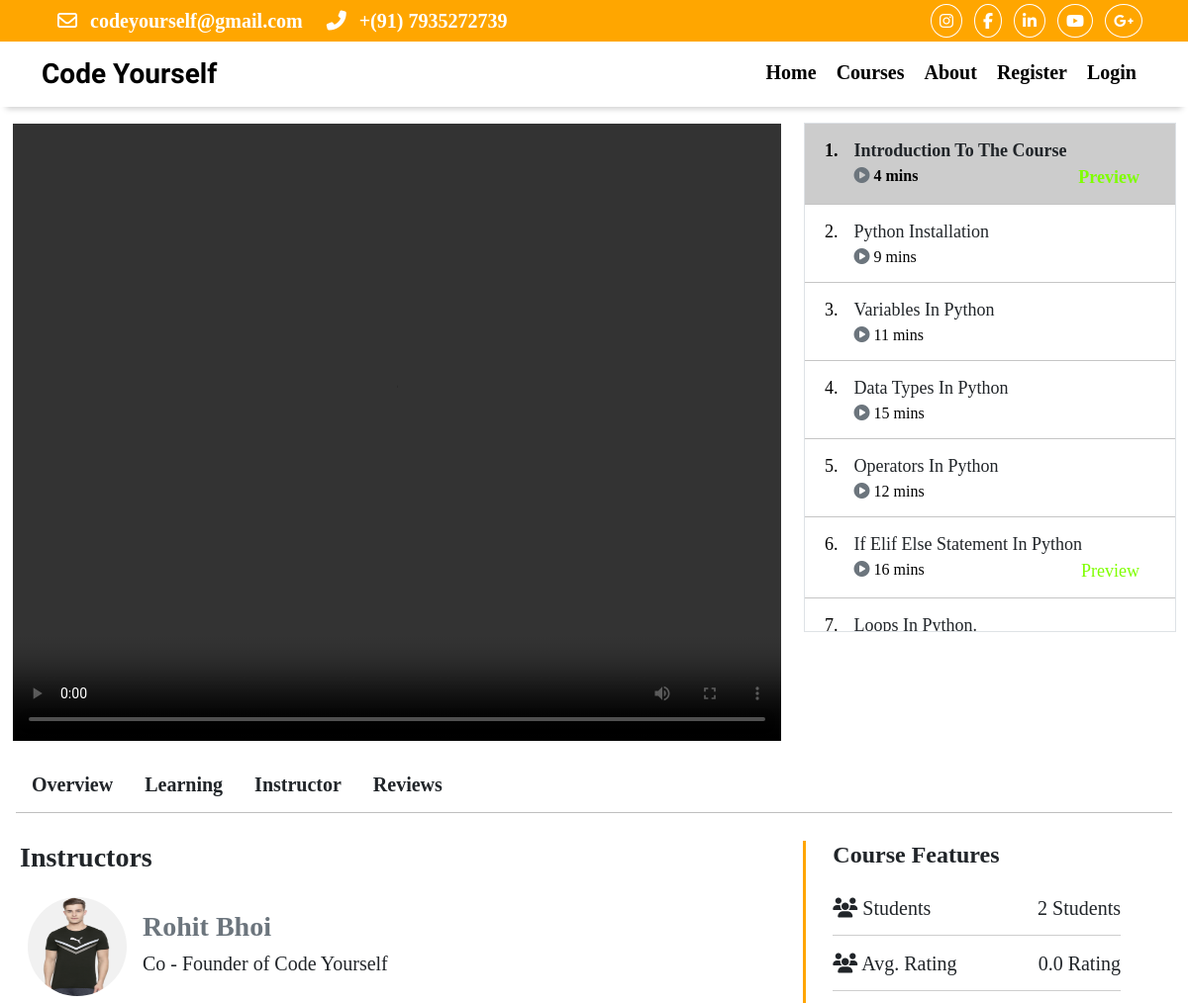
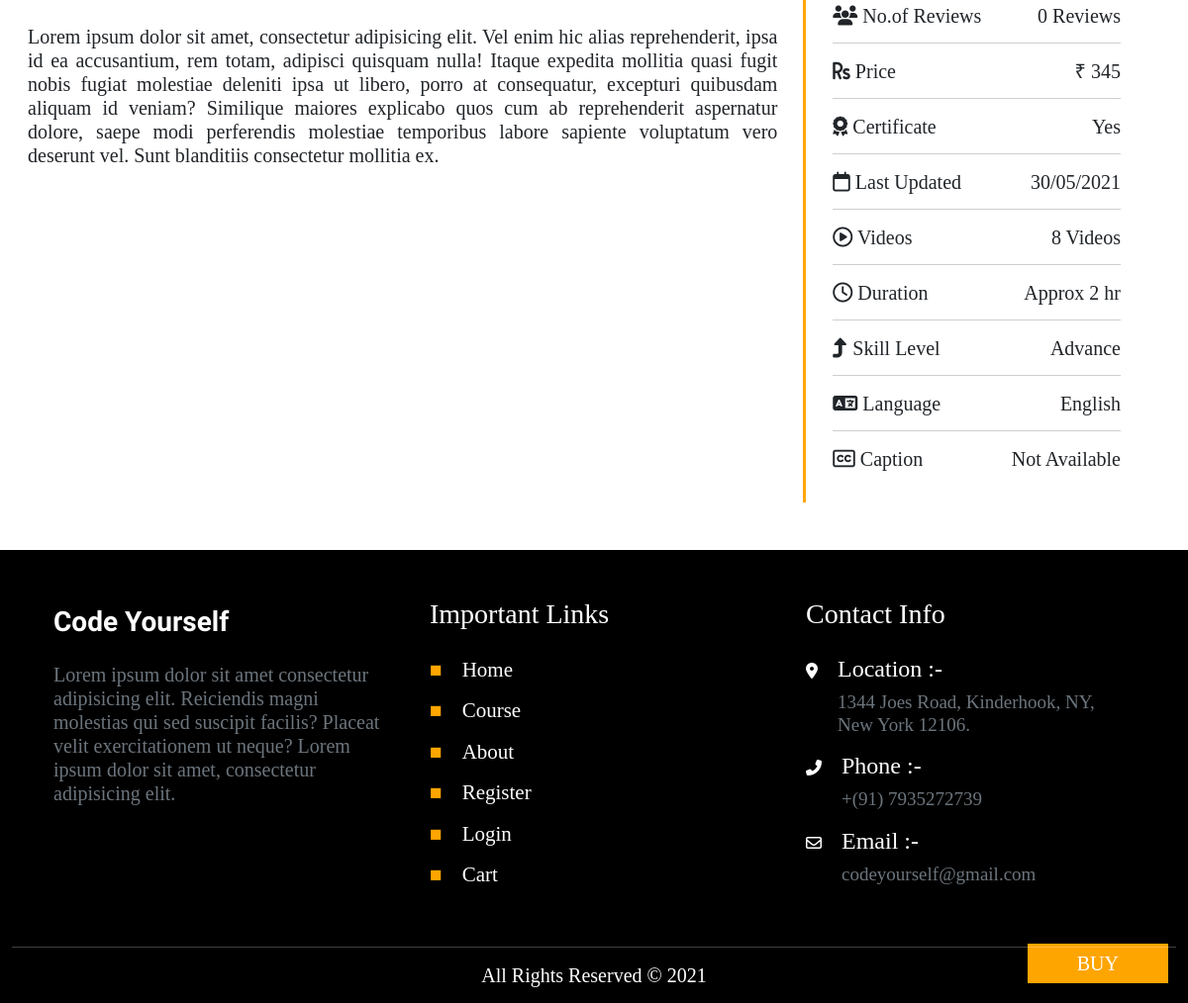
Screenshot of /course/python_beginner_to_advance/instructor/ with the database file from the repository (2 pictures, top to bottom).
### course/models/video.py (models this page shows, shortened)
class Video(models.Model):
    title = models.CharField(max_length=100, null=False)
    course = models.ForeignKey(Course, on_delete=models.CASCADE, null=False, related_name="videos")
    description = models.CharField(max_length=1000, default='', null=False)
    serial_number = models.IntegerField(null=False)
    video_id = models.FileField(upload_to="files/videos")
    is_preview = models.BooleanField(default=False)
    resource = models.FileField(upload_to="files/video/resourse", null=True, blank=True)
    duration = models.IntegerField(null=False)

### user/models.py (models this page shows, shortened)
class CustomUser(AbstractUser):
    name = models.CharField(max_length=50)
    instructor = models.BooleanField(default=False)
    email = models.EmailField(max_length=200, unique=True)
    is_admin = models.BooleanField(default=False)
    is_staff = models.BooleanField(default=False)
    is_active = models.BooleanField(default=True)
    is_superuser = models.BooleanField(default=False)
    description = models.TextField(max_length=2000)
    position = models.CharField(max_length=50, null=True)
    user_image = models.ImageField(upload_to="files/user", null=True, blank=True)
    objects = CustomUserManager()
    username = None
    first_name = None
    last_name = None
    groups = None
    user_permissions = None
    last_login = None
    USERNAME_FIELD = 'email'
    REQUIRED_FIELDS = ['name','instructor']
    def __str__(self):
        return self.name

### course/models/courses.py (models this page shows, shortened)
class Course(models.Model):
    name = models.CharField(max_length=50, null=False, unique=True)
    slug = models.CharField(max_length=50, null=False, unique=True)
    course_description = models.TextField(max_length=10000)
    courses = models.ForeignKey(CourseCategory, on_delete=models.CASCADE)
    price = models.IntegerField(null=False)
    discount = models.IntegerField(default=0)
    active = models.BooleanField(default=False)
    instructor = models.ForeignKey(CustomUser, on_delete=models.CASCADE, null=True, blank=True)
    image = models.ImageField(upload_to="files/image")
    created_date = models.DateTimeField(auto_now_add=True)
    updated_date = models.DateTimeField(auto_now=True)
    resourse = models.FileField(upload_to="files/resourse", null=True, blank=True)
    certificate = models.CharField(max_length=10, null=True)
    level = models.CharField(max_length=50)
    language = models.CharField(max_length=50)
    caption = models.CharField(max_length=50)
    students = models.IntegerField(default=0)
    ratings = models.FloatField(default=0)
    reviews = models.IntegerField(default=0)

### course/views/courses.py (the view, shortened to what this page needs)
# urls.py: path('course/<str:info>', courses.course, name="course"),
def course(request, info, extra=None):
    course = Course.objects.get(slug=info)
    videos = Video.objects.filter(course=course.id)
    instructor = CustomUser.objects.get(name=course.instructor)
    try:
        user_course = UserCourse.objects.filter(user=request.user, course=course)
    except:
        user_course = None
    length = len(videos)
    video_id = request.GET.get('video_id')
    if video_id is None:
        for i in videos:
            if i.is_preview:
                video_id = i.video_id
                break
    else:
        video_id = Video.objects.get(video_id=video_id).video_id
    try:
        v_id = Video.objects.get(video_id=video_id)
    except:
        v_id = None
    duration = 0
    for video in videos:
        duration = duration + video.duration
    reviews = Rating.objects.filter(course=course)
    try:
        verify = Rating.objects.filter(Q(course=course) & Q(user=request.user))
    except:
        verify = None
    if request.method == "POST":
        rating = request.POST.get('rating')
        review = request.POST.get('review')
        question = Question.objects.filter(video=v_id)
        try:
            add_answer = request.POST['add_answer']
            answer = request.POST['answer']
            ques = request.POST['question']
            if answer:
                one_question = Question.objects.get(id=ques)
                Answer(user=request.user, question=one_question, answer=answer).save()
                return render(request, 'course/course.html',{'videos':videos, "course":course, 'extra':extra,'video_id':video_id, 'duration': duration, 'user_course':user_course, "question":question})
        except:
            add_answer = False
        try:
            add_question = request.POST['add_question']
            ques = request.POST['question']
            Question(video=v_id, question=ques).save()
            return render(request, 'course/course.html',{'videos':videos, "course":course, 'extra':extra,'video_id':video_id, 'duration': duration, 'user_course':user_course, "question":question})
        except:
            add_question = False
        if rating and review:
            Rating(user=request.user, course=course, rating=rating, review=review).save()
            course.reviews += 1
            a = course.ratings + int(rating)
            course.ratings = a / course.reviews
            course.save()
        return render(request, 'course/course.html',{'videos':videos, "course":course, 'extra':extra,'length': length, 'duration': duration, 'video_id':video_id, 'user_course':user_course, "reviews":reviews, 'verify':verify})
    else:
        if extra == 'instructor':
            return render(request, 'course/course.html',{'videos':videos, "course":course, 'extra':extra,'length': length, 'duration': duration, 'video_id':video_id, 'user_course':user_course,'instructor':instructor})

### course/templates/course/course.html (shortened to what this page needs)
{% extends 'course/base.html' %}
{% load product %}
{% load course %}
{% load static %}
{% block CustomStyles %}
    <link rel="stylesheet" href="{% static 'css/course.css' %}">
{% endblock CustomStyles %}
{% block Content %}
    <div class="container-fluid py-3">
        <div class="row">
            <div class="col-12 col-xl-8">
                    <video class="youtube w-100" controls>
                        <source src="{{video_id.url}}" type='video/mp4'>
                    </video>
            </div>
            <div class="col-12 col-xl-4">
                <div class="videos border">
                    <ul class="p-0 m-0">
                       {% for video in videos %}
                        <li class="{% if user_course or video.is_preview %} pass {% else %} disabled {% endif %} {% if video_id == video.video_id %} active fw-bold {% endif %} ">
                            <div class="d-flex my-1">
                                <p>{{video.serial_number}}.</p>
                                <div class="px-3 w-100">
                                    <a href="?video_id={{video.video_id}}" class="text-dark">{{video.title}}</a>
                                    <div class="d-flex justify-content-between">
                                        <p class="mb-0 text-lowercase fs-6">
                                            <i class="fas fa-play-circle text-secondary"></i>  {{video.duration}} mins</p>
                                        {% if not user_course %}
                                            {% if video.is_preview %}
                                                <p style="color: chartreuse; margin-bottom: 0%;">Preview</p>
                                            {% endif %}
                                        {% endif %}
                                    </div>
                                </div>
                            </div>
                        </li>
                       {% endfor %}
                    </ul>
                </div>
            </div>
        </div>
    </div>
    <div class="container-fluid mt-2 mb-5">
        <div class="mx-1">
            <div class="d-flex flex-wrap">
                {% if user_course %}
                    <h5 class="mx-3 my-3"><a class="text-dark fw-bold" href="{% url 'course' course.slug %}">Overview</a></h5>
                    <h5 class="mx-3 my-3"><a class="text-dark fw-bold" href="{% url 'extra' course.slug 'description' %}">Description</a></h5>
                    <h5 class="mx-3 my-3"><a class="text-dark fw-bold" href="{% url 'extra' course.slug 'instructor' %}">Instuctor</a></h5>
                    <h5 class="mx-3 my-3"><a class="text-dark fw-bold" href="{% url 'extra' course.slug 'rating' %}">Review & Rating</a></h5>
                    <h5 class="mx-3 my-3"><a class="text-dark fw-bold" href="{% url 'extra' course.slug 'question' %}">Question & Answer</a></h5>
                {% else %}
                    <h5 class="mx-3 mb-3"><a class="text-dark fw-bold" href="{% url 'course' course.slug %}">Overview</a></h5>
                    <h5 class="mx-3 mb-3"><a class="text-dark fw-bold" href="{% url 'extra' course.slug 'learning' %}">Learning</a></h5>
                    <h5 class="mx-3 mb-3"><a class="text-dark fw-bold" href="{% url 'extra' course.slug 'instructor' %}">Instructor</a></h5>
                    <h5 class="mx-3 mb-3"><a class="text-dark fw-bold" href="{% url 'extra' course.slug 'rating' %}">Reviews</a></h5>
                {% endif %}
            </div>
            <hr style="color: black;" class="p-0 m-0">
            <div class="mx-3">
                <div class="row pt-4 mt-1">
                    <div class="col col-md col-lg px-0">
                        {% if "learning"|check:extra %}
                        <div class="mx-3">
                            {% if prerequisites %}
                                <h3 class="fw-bold">Requirements</h3>
                                <div class="row mb-4 py-2">
                                    {% for prerequisite in prerequisites %}
                                        <div class="col-6">
                                            <h5 class="py-2"><li>{{prerequisite.description}}</li></h5>
                                        </div>
                                    {% endfor %}
                                </div>
                            {% else %}
                                <h3 class="fw-bold">No prerequisite knowledge required.</h3>
                            {% endif %}
                            {% if learning %}
                                <h3 class="fw-bold">What you'll learn</h3>
                                <div class="row mb-4 mt-2 py-2">
                                    {% for learn in learning %}
                                        <div class="col-6">
                                            <h5 class="py-2">
                                                <i class="far fa-check-circle text-secondary"></i> {{learn.description}}
                                            </h5>
                                        </div>
                                    {% endfor %}
                                </div>
                            {% endif %}
                        </div>
                        {% elif "instructor"|check:extra %}
                            <h3 class="fw-bold">Instructors</h3>
                            <div class="instructor p-2">
                                <div class="my-2 d-flex align-items-center">
                                    <img src="{{instructor.user_image.url}}" alt="">
                                    <div class="mx-3">
                                        <h3 class="fw-bold text-secondary">{{instructor.name}}</h3>
                                        <h5>{{instructor.position}}</h5>
                                    </div>
                                </div>
                                <div class="row">
                                    <h5 class="course_desc py-0">
                                        {{instructor.description}}.
                                    </h5>
                                </div>
                            </div>
                        {% else %}
                            <h3 class="fw-bold mb-0">Course Description</h3>
                            <h5 class="course_desc py-0">
                                {{course.course_description}}
                            </h5>
                        {% endif %}
                    </div>
                    <div class="col-12 col-md-12 col-lg-4 px-2 px-md-5 pt-5 pb-0 pt-lg-0 overview {% if 'rating'|check:extra or 'question'|check:extra %} d-none {% endif %}">
                        <h4 class="fw-bold">Course Features</h4>
                        <ul class="px-0 pt-1">
                            <li class="d-flex justify-content-between py-3 feature_list">
                                <h5 class="m-0"><i class="fas fa-users"></i> Students</h5>
                                <h5 class="m-0">{{course.students}} Students</h5>
                            </li>
                            <li class="d-flex justify-content-between py-3 feature_list">
                                <h5 class="m-0"><i class="fas fa-users"></i> Avg. Rating</h5>
                                <h5 class="m-0">{{course.ratings}} Rating</h5>
                            </li>
                            <li class="d-flex justify-content-between py-3 feature_list">
                                <h5 class="m-0"><i class="fas fa-users"></i> No.of Reviews</h5>
                                <h5 class="m-0">{{course.reviews}} Reviews</h5>
                            </li>
                            <li class="d-flex justify-content-between py-3 feature_list">
                                <h5 class="m-0"><i class="fas fa-rupee-sign"></i> Price</h5>
                                <h5 class="m-0">{% selling_price course.price course.discount as sell_price %} {{ sell_price|rupee }}</h5>
                            </li>
                            <li class="d-flex justify-content-between py-3 feature_list">
                                <h5 class="m-0"><i class="fas fa-award"></i> Certificate</h5>
                                <h5 class="m-0">{{course.certificate}}</h5>
                            </li>
                            <li class="d-flex justify-content-between py-3 feature_list">
                                <h5 class="m-0"><i class="far fa-calendar"></i> Last Updated</h5>
                                <h5 class="m-0">{{course.updated_date|date:"d/m/Y"}}</h5>
                            </li>
                            <li class="d-flex justify-content-between py-3 feature_list">
                                <h5 class="m-0"><i class="far fa-play-circle"></i> Videos</h5>
                                <h5 class="m-0">{{length}} Videos</h5>
                            </li>
                            <li class="d-flex justify-content-between py-3 feature_list">
                                <h5 class="m-0"><i class="far fa-clock"></i> Duration</h5>
                                <h5 class="m-0">Approx {{duration|duration}} hr</h5>
                            </li>
                            <li class="d-flex justify-content-between py-3 feature_list">
                                <h5 class="m-0"><i class="fas fa-level-up-alt"></i> Skill Level</h5>
                                <h5 class="m-0">{{course.level}}</h5>
                            </li>
                            <li class="d-flex justify-content-between py-3 feature_list">
                                <h5 class="m-0"><i class="fas fa-language"></i> Language</h5>
                                <h5 class="m-0">{{course.language}}</h5>
                            </li>
                            <li class="d-flex justify-content-between py-3">
                                <h5 class="m-0"><i class="far fa-closed-captioning"></i> Caption</h5>
                                <h5 class="m-0">{{course.caption}}</h5>
                            </li>
                        </ul>
                    </div>
                </div>
            </div>
        </div>
    </div>
    {% if not user_course %}
        <a href="{% url 'checkout' course.slug %}" class="buy_btn">buy</a>
    {% endif %}
{% endblock Content %}

### rows the page displays
Video: serial_number "1", title "Introduction To The Course", duration "4"
Video: serial_number "2", title "Python Installation", duration "9"
Video: serial_number "3", title "Variables In Python", duration "11"
Video: serial_number "4", title "Data Types In Python", duration "15"
Video: serial_number "5", title "Operators In Python", duration "12"
Video: serial_number "6", title "If Elif Else Statement In Python", duration "16", is_preview "Preview"
Video: serial_number "7", title "Loops In Python."
CustomUser: user_image (picture), name "Rohit Bhoi", position "Co - Founder of Code Yourself", description "Lorem ipsum dolor sit amet, consectetur adipisicing elit. Vel enim hic alias reprehenderit, ipsa id ea accusantium, rem totam, adipisci quisquam nulla! Itaque expedita mollitia quasi fugit nobis fugiat molestiae deleniti ipsa ut libero, porro at consequatur, excepturi quibusdam aliquam id veniam? Similique maiores explicabo quos cum ab reprehenderit aspernatur dolore, saepe modi perferendis molestiae temporibus labore sapiente voluptatum vero deserunt vel. Sunt blanditiis consectetur mollitia ex"
Course: students "2", ratings "0.0", reviews "0", certificate "Yes", updated_date "30/05/2021", level "Advance", language "English", caption "Not Available"

### other values shown
{{ sell_price|rupee }} "₹ 345"
{{ length }} "8"
{{ duration|duration }} "2"
